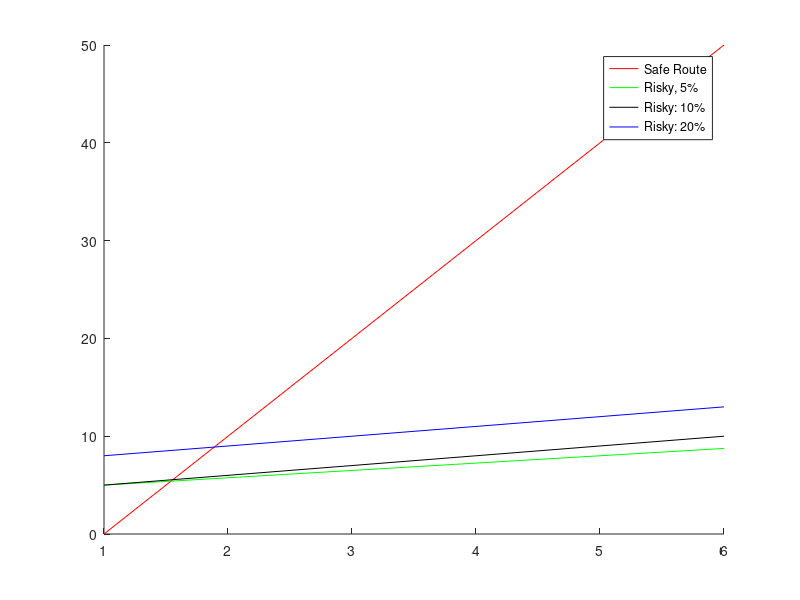

The MATLAB source for this figure:
    
%N = 2;
r1 = 10;

%{
The 5% one: 
Starts at 100, increases by 15

The 10% one:
starts at 50?, increases by 10

The 20% one:
starts at 40, increases by 5
%}

percentage = 5;

maxN = 5;

figure
hold on

kVals = 0:maxN;
expValuesSafe = kVals.*10;
plot(expValuesSafe, 'r-');

colors = {'g-','k-','b-'};
pVals = [0.05 0.1 0.2];
dVals = [15 10 5];
rVals = [100 50 40];
ii = 1;
for jj = 1:3
    
    p = pVals(jj);
    d = dVals(jj);
    r2 = rVals(jj);

    expValues = p.*(r2 + d.*kVals);

    plot(expValues,colors{ii});
    ii = ii+1;
    
end

legend('Safe Route','Risky, 5%','Risky: 10%','Risky: 20%');
hold off



